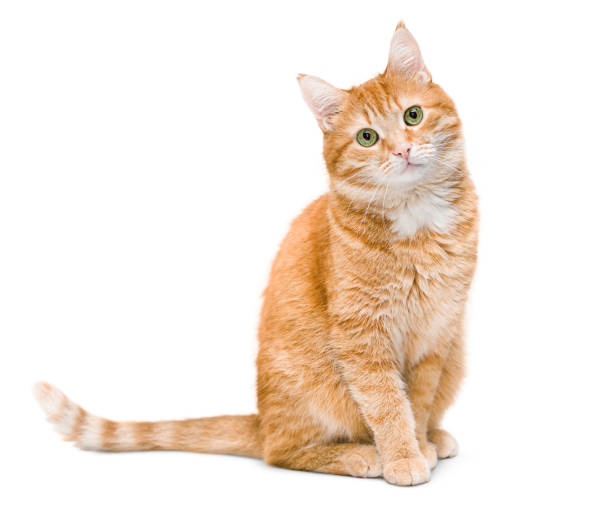
#> input picture python/paddleserver/paddleserver/inference_model/cat.jpg, 612 x 531 px
$ python img2json.py ../../../../python/paddleserver/paddleserver/inference_model/cat.jpg
#> lines starting #> are read from the running program, lines starting #| are printed output that depends on the picture
### docs/samples/v1beta1/paddle/img_preprocess.py
import cv2
import numpy as np


def resize_short(img, target_size):
    """resize_short"""
    percent = float(target_size) / min(img.shape[0], img.shape[1])
    resized_width = int(round(img.shape[1] * percent))
    resized_height = int(round(img.shape[0] * percent))
    resized = cv2.resize(img, (resized_width, resized_height))
    return resized


def crop_image(img, target_size, center):
    """crop_image"""
    height, width = img.shape[:2]
    size = target_size
    if center:
        w_start = (width - size) / 2
        h_start = (height - size) / 2
    else:
        w_start = np.random.randint(0, width - size + 1)
        h_start = np.random.randint(0, height - size + 1)
    w_end = w_start + size
    h_end = h_start + size
    img = img[int(h_start) : int(h_end), int(w_start) : int(w_end), :]
    return img


def preprocess(img):
    mean = [0.485, 0.456, 0.406]
    std = [0.229, 0.224, 0.225]
    img = resize_short(img, 224)
    img = crop_image(img, 224, True)
    # bgr-> rgb && hwc->chw
    img = img[:, :, ::-1].astype("float32").transpose((2, 0, 1)) / 255
    img_mean = np.array(mean).reshape((3, 1, 1))
    img_std = np.array(std).reshape((3, 1, 1))
    img -= img_mean
    img /= img_std
    return img[np.newaxis, :]

### docs/samples/v1beta1/paddle/img2json.py
#!/usr/bin/python3
import os
import argparse
import json
import cv2
from img_preprocess import preprocess

parser = argparse.ArgumentParser()
parser.add_argument("filename", help="converts image to json request", type=str)
args = parser.parse_args()

input_file = args.filename

img = preprocess(cv2.imread(input_file))
#> in preprocess, `mean = [0.485, 0.456, 0.406]`: mean = [0.485, 0.456, 0.406]
#> in resize_short, img is the input picture: shape (531, 612, 3); mean B, G, R 224.7, 234.5, 245.6
#> in crop_image, `img = img[int(h_start) : int(h_end), int(w_start) : int(w_end), :]`:
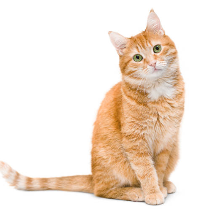
#> img: shape (224, 224, 3); mean of channels 0, 1, 2 220, 231.3, 244.1; drawn as B, G, R

request = {"instances": img.tolist()}

output_file = os.path.splitext(input_file)[0] + ".json"
with open(output_file, "w") as out:
    json.dump(request, out)
